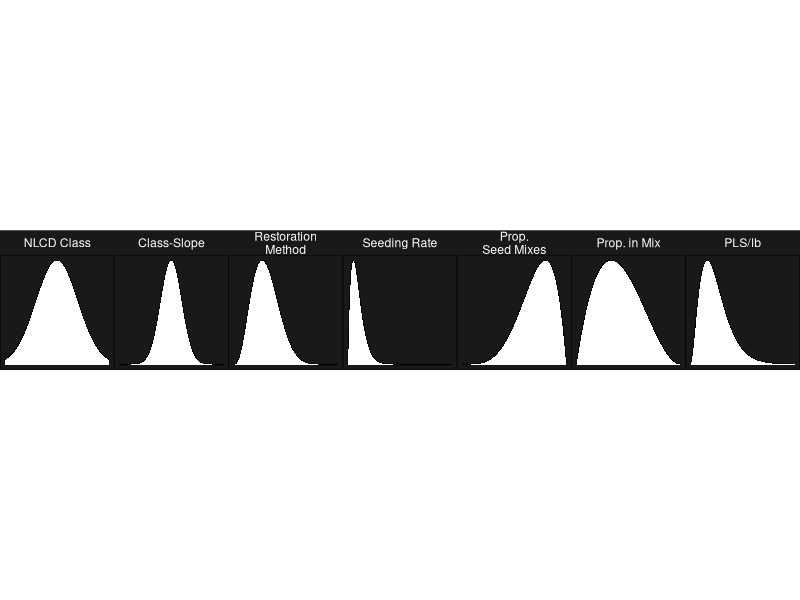
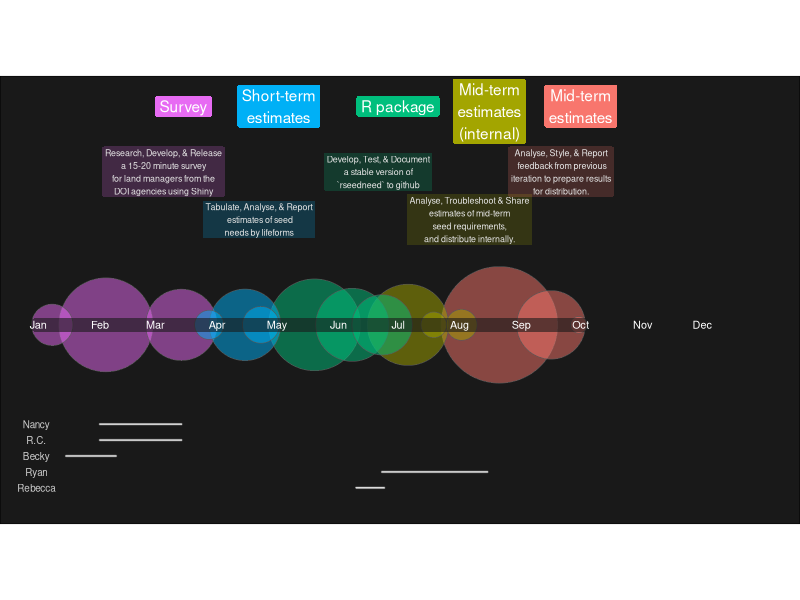

Here is the R script that generated these plots, in order:
## ---- chunk 1
knitr::opts_chunk$set(echo = FALSE, message = FALSE, warning = FALSE, comment = "")
## ---- chunk 2
library(sf)
library(tidyverse)
## ---- chunk 3

s <- seq(0.1, 25, by = 0.1)
p <- seq(0, 1, length=100)

bs_visual <- data.frame(
  Theme = c(
    rep('Land Cover', length(s)*2),
    rep('Application', length(p)*2),
    rep('Seed Mixes', length(p)*2), 
    rep('Constants', length(s))
    ),
  Variable = c(
    rep('NLCD Class', length(s)),
    rep('Class-Slope', length(s)),
    rep('Restoration\nMethod', length(p)), 
    rep('Seeding Rate',  length(p)), 
    rep('Prop.\nSeed Mixes',  length(p)), 
    rep('Prop. in Mix', length(p)), 
    rep('PLS/lb',  length(s)) 
),
  x = c(
    rep(s, times = 2), 
    rep(p, times = 4),
    s
    ), 
  y = c(
    dnorm(s, mean = 12.5, sd = 5), 
    dnorm(s, mean = 12.5, sd = 2.5), 
    dbeta(p, 4, 9), 
    dbeta(p, 2, 20), 
    dbeta(p, 5, 2), 
    dbeta(p, 2, 3), 
    dchisq(s, df = 6)
  )
) |>
  mutate(
    Variable = factor(
      Variable, levels =  c('NLCD Class', 'Class-Slope', 'Restoration\nMethod', 'Seeding Rate', 'Prop.\nSeed Mixes', 'Prop. in Mix', 'PLS/lb'))
  )

rm(s, p)
## ---- chunk 4
ggplot(data = bs_visual, aes(x = x, y = y)) + 
  geom_line() + 
  geom_area(fill = 'white') + 
  facet_wrap(~Variable, scales = 'free', nrow = 1) + 
  theme_void() + 
  theme(
    strip.text = element_text(color = 'white'),
    aspect.ratio = 1/1, 
    panel.spacing = unit(0, 'points'), 
    panel.background = element_rect(fill='#191919'), 
    plot.background = element_rect(fill='#191919', color=NA)
    )
## ---- chunk 5
months <- data.frame( # these are the center bar. 
  X = c(1, 32, 60, 91, 121, 152, 182, 213, 244, 274, 305, 335),
  Y = 90,
  Month = month.abb
)

people <- data.frame(
  Person = c('Nancy', 'R.C.', 'Becky', 'Ryan', 'Rebecca'),
  X = 0, 
  Y = seq(40, 5, by = -8)
)


people_help <- data.frame(
  Person = rep(c('Nancy', 'R.C.', 'Becky', 'Ryan',  'Rebecca'), each = 2),
  X = c(32, 73, 32, 73, 15, 40, 174, 227, 161, 175),
  Y = rep(seq(40, 5, by = -8), each = 2)
  ) |>
  sf::st_as_sf(coords = c('X', 'Y')) |>
  dplyr::group_by(Person) |>
  summarize(geometry = sf::st_union(geometry)) |>
  sf::st_cast('MULTILINESTRING') |>
  sf::st_buffer(0.5)

milestones <- data.frame(
  Milestone_l = 
    c('Survey', 'Short-term\nestimates', 'R package', 
      'Mid-term\nestimates\n(internal)', 'Mid-term\nestimates'), 
  Milestone = 
    c('Survey', 'Short-term', 'R_package', 'Mid-term_internal', 'Mid-term'),
  X = c(74, 122, 182, 228, 274), 
  Y = c(rep(200, 3), 197.5, 200)
)

## just buffer the circles by how long the event takes... 

# buffer amount will define the date range eaten up by each circle. 
# buffer 1 = 1 week, 2 = 2 weeks, buffer 4 = 4 weeks
circles <- data.frame(
  Event = c(
    'Survey Research', 'Survey Development', 'Survey Release',
    'Lifeform tabulation', 'Analysis', 'Reporting', 
    'Assemble', 'Test', 'Document', 
    'Analyse', 'Troubleshoot', 'Share', 
    'Analyse', 'Style', 'Report'
    ), 
  Milestone = 
    rep(c('Survey', 'Short-term', 'R_package', 'Mid-term_internal', 'Mid-term'), each = 3),
  X = c(
    8, 35, 73, 
    87, 105, 113, 
    140, 159, 174, 
    187, 200, 214, 
    233, 259, 273 
    ), 
  Y = 90,
  buffer = c(
    2, 4, 2.5, 
    1, 2, 1,
    4, 2, 1.5,
    3, 1, 1, 
    3.5, 2, 1
    ) * 7
) |>
  sf::st_as_sf(coords = c('X', 'Y'))

belt <- data.frame(
  X = c(0, 365), 
  Y = 90
) |>
  sf::st_as_sf(coords = c('X', 'Y')) |>
  sf::st_union() |>
  sf::st_cast('LINESTRING') |>
  sf::st_buffer(3.5)

circles <- split(circles, f = 1:nrow(circles)) |>
  lapply( FUN = function(x){dist <- jitter(x$buffer, amount = 5); x <- sf::st_buffer(x, dist)}) |>
  bind_rows() |> 
  arrange(-buffer)

explanations <- data.frame(
  explanation_l = c(
    "Research, Develop, & Release\na 15-20 minute survey\nfor land managers from the\nDOI agencies using Shiny", 
    "Tabulate, Analyse, & Report\n estimates of seed\nneeds by lifeforms", 
    "Develop, Test, & Document\na stable version of\n`rseedneed` to github", 
    "Analyse, Troubleshoot & Share\nestimates of mid-term\nseed requirements,\nand distribute internally.", 
    "Analyse, Style, & Report\n feedback from previous\niteration to prepare results\nfor distribution."
  ), 
  Milestone = c('Survey', 'Short-term', 'R_package', 'Mid-term_internal', 'Mid-term'), 
  X = c(74, 122, 182, 228, 274)-10, 
  Y = 155 + rep(c(12, -12), times = 3)[1:5]
)

# lines for each persons contributions

ggplot() +  
  geom_sf(data = people_help) + 
  geom_sf(
    data = circles, alpha = 0.5, 
    aes(fill = Milestone)) + 
  geom_sf(
    data = belt, fill = '#191919', color = NA, alpha = 0.6) + 
  geom_text(
    data = months,
    aes(x = X, y = Y, label = Month), 
    color ='white', size = 2.75) + 
  geom_text(
    data = people, 
    aes(x = X, y = Y, label = Person), 
    color ='grey80', size = 2.5) + 
  geom_label(
    data = milestones, 
    aes(x = X, y = Y, label = Milestone_l, fill = Milestone), 
    color ='white', label.size = NA) + 
  geom_label(
    data = explanations,
    aes(x = X, y = Y, label = explanation_l, fill = Milestone),
    alpha = 0.2, size = 2.25, color ='grey90', label.size = NA) + 
  theme_void() + 
  ylim(0, 205) + 
  xlim(0, 366) + 
  theme(
    legend.position = 'none',
    panel.background = element_rect(fill='#191919'), 
    plot.background = element_rect(fill='#191919', color=NA)
    )


rm(belt, circles, explanations, milestones, months, people, people_help)
